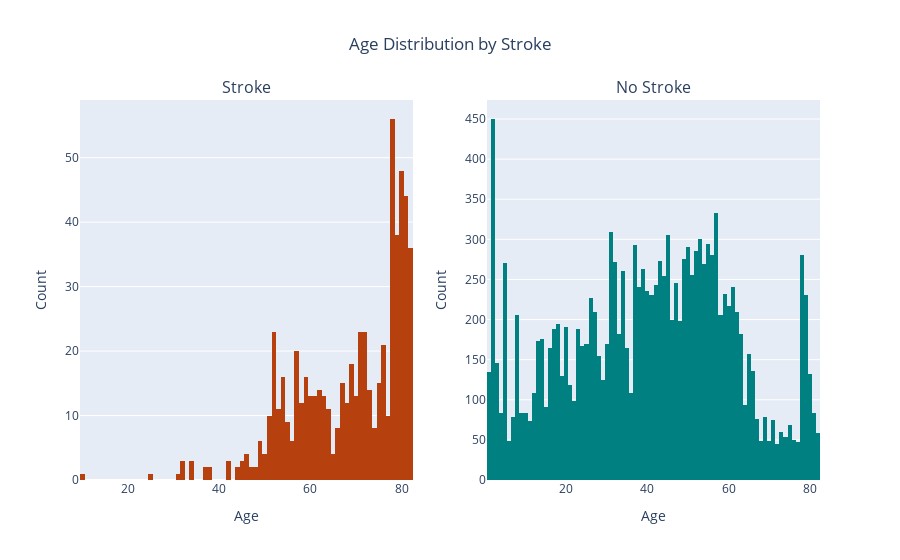

Source (notebook cell):
### Code cell
# age distribution by stroke
age_column = "age"
age_titles = [
    "Age Distribution by Stroke",
    "Age"
]
age_fig = custom_hist(age_column, age_titles)
age_fig.show()

### Figure 1 — Plotly figure (JSON) as saved in the notebook; plotly's stock layout.template omitted (floating-point values rounded to 4 significant figures; data arrays with more than 128 entries replaced by an {"elided": "..."} marker saying what was removed)
{"data": [{"bingroup": "x", "hovertemplate": "age=%{x}<br>count=%{y}<extra></extra>", "legendgroup": "", "marker": {"color": "#B7410E", "pattern": {"shape": ""}}, "name": "", "orientation": "v", "showlegend": false, "type": "histogram", "x": {"elided": "632 float values"}, "xaxis": "x", "yaxis": "y"}, {"bingroup": "x", "hovertemplate": "age=%{x}<br>count=%{y}<extra></extra>", "legendgroup": "", "marker": {"color": "#008080", "pattern": {"shape": ""}}, "name": "", "orientation": "v", "showlegend": false, "type": "histogram", "x": {"elided": "14671 float values"}, "xaxis": "x2", "yaxis": "y2"}], "layout": {"annotations": [{"font": {"size": 16}, "showarrow": false, "text": "Stroke", "x": 0.225, "xanchor": "center", "xref": "paper", "y": 1, "yanchor": "bottom", "yref": "paper"}, {"font": {"size": 16}, "showarrow": false, "text": "No Stroke", "x": 0.775, "xanchor": "center", "xref": "paper", "y": 1, "yanchor": "bottom", "yref": "paper"}], "title": {"text": "Age Distribution by Stroke", "x": 0.5}, "xaxis": {"anchor": "y", "domain": [0, 0.45], "title": {"text": "Age"}}, "xaxis2": {"anchor": "y2", "domain": [0.55, 1], "title": {"text": "Age"}}, "yaxis": {"anchor": "x", "domain": [0, 1], "title": {"text": "Count"}}, "yaxis2": {"anchor": "x2", "domain": [0, 1], "title": {"text": "Count"}}}}
